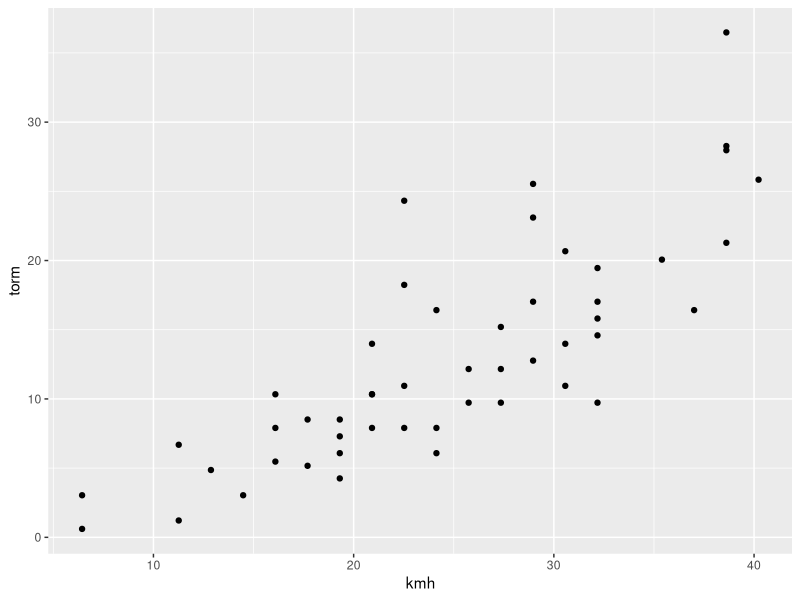

R code for this plot:
# встроенный набор данных cars
head(cars)
help(cars)

library(dplyr) # пакет для операций с данными
# переводим мили в км, а футы в метры
cars <- cars %>% mutate(kmh=speed*1.609,
                        torm=dist*0.304) 
# добавляем квадрат скорости
cars <- cars %>% mutate(kmh2 = kmh^2)
head(cars)

library(ggplot2) # пакет для графиков
qplot(data=cars,kmh,torm)

# оцениваем три модели
m1 <- lm(data=cars,torm~kmh)
summary(m1)
m2 <- lm(data=cars,torm~0+kmh)
summary(m2)
m3 <- lm(data=cars,torm~kmh2)
summary(m3)
